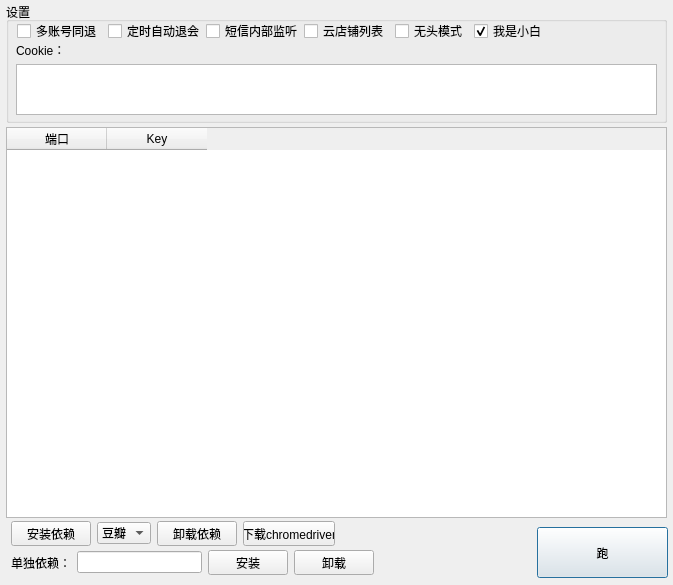
<?xml version="1.0" encoding="UTF-8"?>
<ui version="4.0">
 <author>XSC</author>
 <class>JDMCA</class>
 <widget class="QDialog" name="JDMCA">
  <property name="geometry">
   <rect>
    <x>0</x>
    <y>0</y>
    <width>673</width>
    <height>585</height>
   </rect>
  </property>
  <property name="windowTitle">
   <string>退会无脑工具</string>
  </property>
  <widget class="QPushButton" name="Btn_Run">
   <property name="geometry">
    <rect>
     <x>537</x>
     <y>527</y>
     <width>131</width>
     <height>51</height>
    </rect>
   </property>
   <property name="text">
    <string>跑</string>
   </property>
  </widget>
  <widget class="QGroupBox" name="groupBox">
   <property name="geometry">
    <rect>
     <x>6</x>
     <y>2</y>
     <width>661</width>
     <height>121</height>
    </rect>
   </property>
   <property name="title">
    <string>设置</string>
   </property>
   <widget class="QLabel" name="Cookie">
    <property name="geometry">
     <rect>
      <x>10</x>
      <y>42</y>
      <width>54</width>
      <height>12</height>
     </rect>
    </property>
    <property name="text">
     <string>Cookie：</string>
    </property>
   </widget>
   <widget class="QPlainTextEdit" name="Txt_Cookie">
    <property name="geometry">
     <rect>
      <x>10</x>
      <y>62</y>
      <width>641</width>
      <height>51</height>
     </rect>
    </property>
   </widget>
   <widget class="QWidget" name="layoutWidget">
    <property name="geometry">
     <rect>
      <x>11</x>
      <y>20</y>
      <width>530</width>
      <height>18</height>
     </rect>
    </property>
    <layout class="QHBoxLayout" name="horizontalLayout">
     <item>
      <widget class="QCheckBox" name="Chk_Muilt">
       <property name="text">
        <string>多账号同退</string>
       </property>
      </widget>
     </item>
     <item>
      <widget class="QCheckBox" name="Chk_Auto">
       <property name="whatsThis">
        <string>&lt;html&gt;&lt;head/&gt;&lt;body&gt;&lt;p&gt;开启自动退会，定时时间自己改config.yaml&lt;/p&gt;&lt;/body&gt;&lt;/html&gt;</string>
       </property>
       <property name="text">
        <string>定时自动退会</string>
       </property>
      </widget>
     </item>
     <item>
      <widget class="QCheckBox" name="Chk_LocalMsg">
       <property name="whatsThis">
        <string>&lt;html&gt;&lt;head/&gt;&lt;body&gt;&lt;p&gt;使用内建的短信接收器，不要再运行jd_wstool，否则验证码接收失败。&lt;/p&gt;&lt;/body&gt;&lt;/html&gt;</string>
       </property>
       <property name="text">
        <string>短信内部监听</string>
       </property>
      </widget>
     </item>
     <item>
      <widget class="QCheckBox" name="Chk_CloudID">
       <property name="whatsThis">
        <string>&lt;html&gt;&lt;head/&gt;&lt;body&gt;&lt;p&gt;退隐藏店铺会员卡，浏览器会出现很多“网络请求失败”，请忽略&lt;/p&gt;&lt;/body&gt;&lt;/html&gt;</string>
       </property>
       <property name="text">
        <string>云店铺列表</string>
       </property>
      </widget>
     </item>
     <item>
      <widget class="QCheckBox" name="Chk_Headless">
       <property name="whatsThis">
        <string>&lt;html&gt;&lt;head/&gt;&lt;body&gt;&lt;p&gt;不想看到浏览器的影子，就打钩。&lt;/p&gt;&lt;/body&gt;&lt;/html&gt;</string>
       </property>
       <property name="text">
        <string>无头模式</string>
       </property>
      </widget>
     </item>
     <item>
      <widget class="QCheckBox" name="Chk_Xiaobai">
       <property name="whatsThis">
        <string>&lt;html&gt;&lt;head/&gt;&lt;body&gt;&lt;p&gt;不想看到浏览器的影子，就打钩。&lt;/p&gt;&lt;/body&gt;&lt;/html&gt;</string>
       </property>
       <property name="text">
        <string>我是小白</string>
       </property>
       <property name="checked">
        <bool>true</bool>
       </property>
      </widget>
     </item>
    </layout>
   </widget>
  </widget>
  <widget class="QTableWidget" name="KeyTable">
   <property name="geometry">
    <rect>
     <x>6</x>
     <y>127</y>
     <width>661</width>
     <height>391</height>
    </rect>
   </property>
   <column>
    <property name="text">
     <string>端口</string>
    </property>
   </column>
   <column>
    <property name="text">
     <string>Key</string>
    </property>
   </column>
  </widget>
  <widget class="QWidget" name="layoutWidget">
   <property name="geometry">
    <rect>
     <x>11</x>
     <y>521</y>
     <width>324</width>
     <height>25</height>
    </rect>
   </property>
   <layout class="QHBoxLayout" name="horizontalLayout_3">
    <item>
     <widget class="QPushButton" name="Btn_InstallPip">
      <property name="text">
       <string>安装依赖</string>
      </property>
     </widget>
    </item>
    <item>
     <widget class="QComboBox" name="Combox_mirror">
      <item>
       <property name="text">
        <string>豆瓣</string>
       </property>
      </item>
      <item>
       <property name="text">
        <string>清华</string>
       </property>
      </item>
      <item>
       <property name="text">
        <string>腾讯</string>
       </property>
      </item>
      <item>
       <property name="text">
        <string>阿里</string>
       </property>
      </item>
     </widget>
    </item>
    <item>
     <widget class="QPushButton" name="Btn_unInstallPip">
      <property name="text">
       <string>卸载依赖</string>
      </property>
     </widget>
    </item>
    <item>
     <widget class="QPushButton" name="Btn_downchromedriver">
      <property name="text">
       <string>下载chromedriver</string>
      </property>
     </widget>
    </item>
   </layout>
  </widget>
  <widget class="QWidget" name="layoutWidget">
   <property name="geometry">
    <rect>
     <x>11</x>
     <y>550</y>
     <width>363</width>
     <height>25</height>
    </rect>
   </property>
   <layout class="QHBoxLayout" name="horizontalLayout_2">
    <item>
     <widget class="QLabel" name="label">
      <property name="text">
       <string>单独依赖：</string>
      </property>
     </widget>
    </item>
    <item>
     <widget class="QLineEdit" name="Txt_ModuleName"/>
    </item>
    <item>
     <widget class="QPushButton" name="Btn_InstallPip_One">
      <property name="text">
       <string>安装</string>
      </property>
     </widget>
    </item>
    <item>
     <widget class="QPushButton" name="Btn_unInstallPip_One">
      <property name="text">
       <string>卸载</string>
      </property>
     </widget>
    </item>
   </layout>
  </widget>
 </widget>
 <tabstops>
  <tabstop>Chk_Muilt</tabstop>
  <tabstop>Chk_LocalMsg</tabstop>
  <tabstop>Chk_Auto</tabstop>
  <tabstop>Chk_CloudID</tabstop>
  <tabstop>Chk_Headless</tabstop>
  <tabstop>KeyTable</tabstop>
  <tabstop>Btn_Run</tabstop>
 </tabstops>
 <resources/>
 <connections/>
</ui>
